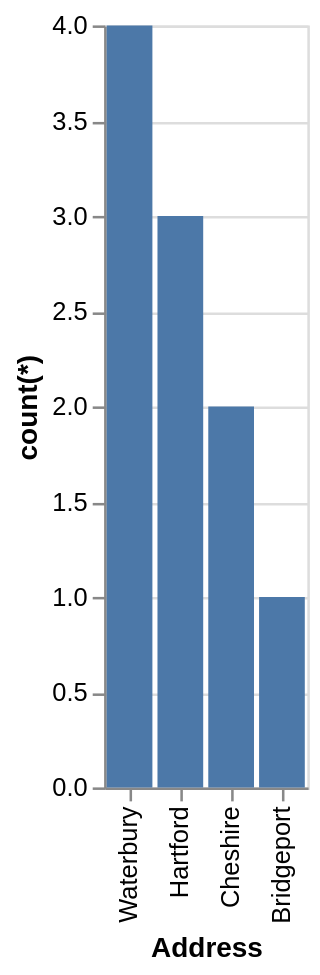

This figure's Vega-Lite source:
### Vega-Lite specification from a JSON file in a GitHub repository (floating-point values rounded to 4 significant figures)
{"data": {"values": [{"x_data": "Waterbury", "y_data": 4}, {"x_data": "Hartford", "y_data": 3}, {"x_data": "Cheshire", "y_data": 2}, {"x_data": "Bridgeport", "y_data": 1}]}, "mark": "bar", "encoding": {"x": {"field": "x_data", "type": "nominal", "title": "Address", "sort": "descending"}, "y": {"field": "y_data", "type": "quantitative", "title": "count(*)"}}}
